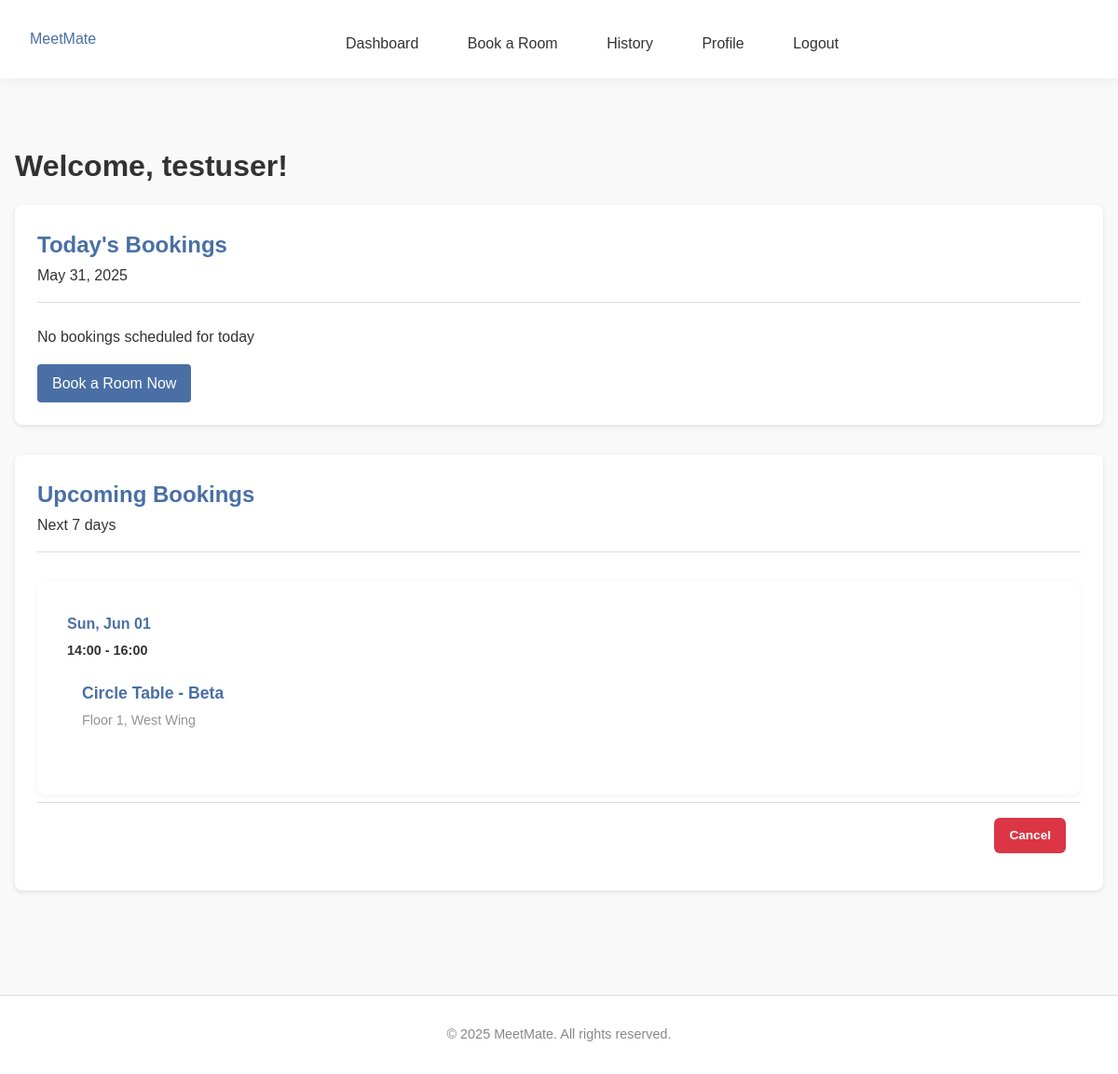
Before: /dashboard (signed in) with the older database file.
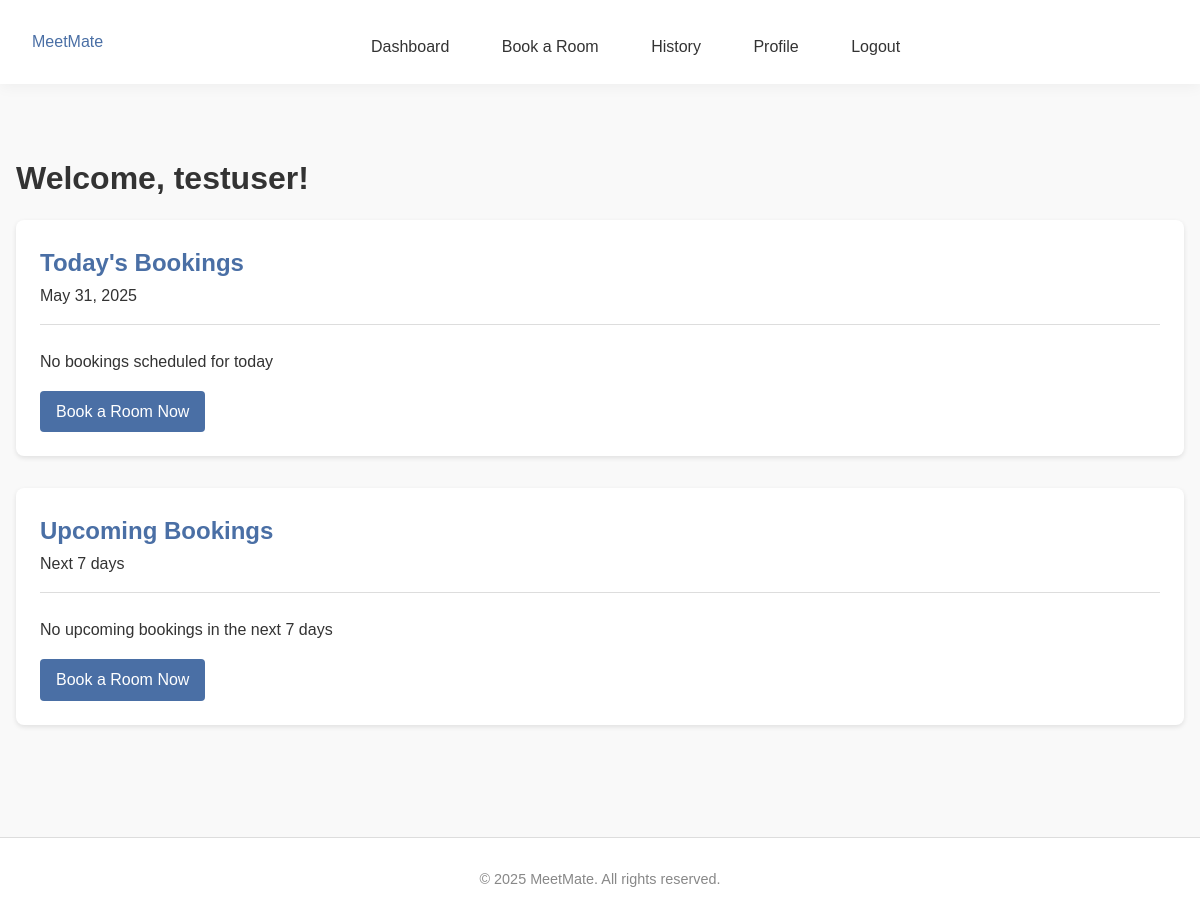
After: the same page with the newer database file.
### tables this page shows
CREATE TABLE bookings (
                id INTEGER PRIMARY KEY AUTOINCREMENT,
                user_id INTEGER NOT NULL,
                room_id INTEGER NOT NULL,
                date TEXT NOT NULL,
                time_start TEXT NOT NULL,
                time_end TEXT NOT NULL,
                booking_admin_id INTEGER,
                notes TEXT,
                FOREIGN KEY (user_id) REFERENCES users (id),
                FOREIGN KEY (room_id) REFERENCES rooms (id),
                FOREIGN KEY (booking_admin_id) REFERENCES users (id)
            );

CREATE TABLE rooms (
                id INTEGER PRIMARY KEY AUTOINCREMENT,
                name TEXT NOT NULL,
                location TEXT NOT NULL,
                capacity INTEGER NOT NULL,
                room_type TEXT DEFAULT 'conference'
            );

### app.py (the view)
@app.route('/dashboard')
@login_required
def dashboard():
    connection = get_database_connection()
    cursor = connection.cursor()
    user_id = session['user_id']
    now = datetime.now()
    current_date = now.date()
    current_time = now.time()
    today_bookings = []
    upcoming_bookings = []
    today_date = ''
    user_today_bookings = []
    user_upcoming_bookings = []
    if session.get('role') == 'admin':
        from datetime import date, timedelta
        today = date.today()
        today_str = today.strftime('%Y-%m-%d')
        today_date = today.strftime('%B %d, %Y')
        tomorrow = today + timedelta(days=1)
        next_week = today + timedelta(days=7)
        tomorrow_str = tomorrow.strftime('%Y-%m-%d')
        next_week_str = next_week.strftime('%Y-%m-%d')
        cursor.execute('''
            SELECT
                b.id,
                b.date,
                b.time_start,
                b.time_end,
                b.notes,
                u.username,
                r.name as room_name,
                admin.username as admin_name
            FROM bookings b
            JOIN users u ON b.user_id = u.id
            JOIN rooms r ON b.room_id = r.id
            LEFT JOIN users admin ON b.booking_admin_id = admin.id
            WHERE b.date = ?
            ORDER BY b.time_start
        ''', (today_str,))
        for row in cursor.fetchall():
            booking = dict(row)
            if booking['admin_name']:
                booking['booked_by'] = f"Admin: {booking['admin_name']}"
            else:
                booking['booked_by'] = "Self"
            booking_date = date.fromisoformat(booking['date'])
            booking_start_time = time.fromisoformat(booking['time_start'] + ':00' if len(booking['time_start']) == 5 else booking['time_start'])
            if booking_date == current_date:
                booking['can_cancel'] = current_time < booking_start_time
                booking['status'] = 'Complete' if current_time >= booking_start_time else None
            else:
                booking['can_cancel'] = True
                booking['status'] = None
            today_bookings.append(booking)
        cursor.execute('''
            SELECT
                b.id,
                b.date,
                b.time_start,
                b.time_end,
                b.notes,
                u.username,
                r.name as room_name,
                admin.username as admin_name
            FROM bookings b
            JOIN users u ON b.user_id = u.id
            JOIN rooms r ON b.room_id = r.id
            LEFT JOIN users admin ON b.booking_admin_id = admin.id
            WHERE b.date >= ? AND b.date <= ?
            ORDER BY b.date, b.time_start
            LIMIT 10
        ''', (tomorrow_str, next_week_str))
        for row in cursor.fetchall():
            booking = dict(row)
            if booking['admin_name']:
                booking['booked_by'] = f"Admin: {booking['admin_name']}"
            else:
                booking['booked_by'] = "Self"
            booking_date = date.fromisoformat(booking['date'])
            booking['formatted_date'] = booking_date.strftime('%a, %b %d')
            booking['can_cancel'] = True
            booking['status'] = None
            upcoming_bookings.append(booking)
    else:
        from datetime import date, timedelta
        today = date.today()
        today_str = today.strftime('%Y-%m-%d')
        today_date = today.strftime('%B %d, %Y')
        tomorrow = today + timedelta(days=1)
        next_week = today + timedelta(days=7)
        tomorrow_str = tomorrow.strftime('%Y-%m-%d')
        next_week_str = next_week.strftime('%Y-%m-%d')
        cursor.execute('''
            SELECT
                b.id,
                b.date,
                b.time_start,
                b.time_end,
                b.notes,
                r.name as room_name,
                r.location as room_location
            FROM bookings b
            JOIN rooms r ON b.room_id = r.id
            WHERE b.user_id = ? AND b.date = ?
            ORDER BY b.time_start
        ''', (user_id, today_str))
        for row in cursor.fetchall():
            booking = dict(row)
            booking_date = date.fromisoformat(booking['date'])
            booking_start_time = time.fromisoformat(booking['time_start'] + ':00' if len(booking['time_start']) == 5 else booking['time_start'])
            if booking_date == current_date:
                booking['can_cancel'] = current_time < booking_start_time
                booking['status'] = 'Complete' if current_time >= booking_start_time else None
            else:
                booking['can_cancel'] = True
                booking['status'] = None
            user_today_bookings.append(booking)
        cursor.execute('''
            SELECT
                b.id,
                b.date,
                b.time_start,
                b.time_end,
                b.notes,
                r.name as room_name,
                r.location as room_location
            FROM bookings b
            JOIN rooms r ON b.room_id = r.id
            WHERE b.user_id = ? AND b.date >= ? AND b.date <= ?
            ORDER BY b.date, b.time_start
            LIMIT 10
        ''', (user_id, tomorrow_str, next_week_str))
        for row in cursor.fetchall():
            booking = dict(row)
            booking_date = date.fromisoformat(booking['date'])
            booking['formatted_date'] = booking_date.strftime('%a, %b %d')
            booking['can_cancel'] = True
            booking['status'] = None
            user_upcoming_bookings.append(booking)
    connection.close()
    return render_template('dashboard.html',
                         today_bookings=today_bookings,
                         today_date=today_date,
                         upcoming_bookings=upcoming_bookings,
                         user_today_bookings=user_today_bookings,
                         user_upcoming_bookings=user_upcoming_bookings)

### app.py (called while the page is built)
def get_database_path():
    app_directory = app.root_path
    instance_directory = os.path.join(app_directory, 'instance')
    os.makedirs(instance_directory, exist_ok=True)
    database_path = os.path.join(instance_directory, 'meetmate.db')
    return database_path

def get_database_connection():
    db_path = get_database_path()
    connection = sqlite3.connect(db_path)
    connection.row_factory = sqlite3.Row
    return connection

def get_user_by_id(user_id):
    connection = get_database_connection()
    cursor = connection.cursor()
    cursor.execute("SELECT * FROM users WHERE id = ?", (user_id,))
    user = cursor.fetchone()
    connection.close()
    if user:
        return dict(user)
    return None

### templates/dashboard.html (shortened to what the changed rows need)
{% extends "base.html" %}
{% block content %}
<div class="dashboard">
    <h1>Welcome, {{ session.username }}!</h1>
    {% if session.role == 'admin' %}
    <div class="dashboard-section">
        <div class="section-card">
            <div class="section-header">
                <h2>Today's Bookings</h2>
                <span class="date">{{ today_date }}</span>
            </div>
              {% if today_bookings %}
                <div class="bookings-list">
                    {% for booking in today_bookings %}
                        <div class="booking-item">
                            <div class="booking-info">
                                <div class="booking-time">
                                    {{ booking.time_start }} - {{ booking.time_end }}
                                </div>
                                <div class="booking-details">
                                    <strong>{{ booking.room_name }}</strong> - {{ booking.username }}
                                    {% if booking.notes %}
                                        <div class="booking-notes">{{ booking.notes }}</div>
                                    {% endif %}
                                </div>
                            </div>
                            <div class="booking-actions">
                                {% if booking.can_cancel %}
                                    <a href="{{ url_for('cancel_booking', booking_id=booking.id) }}"
                                       class="btn btn-danger btn-small"
                                       onclick="return confirm('Are you sure you want to cancel this booking?')">
                                        Cancel
                                    </a>
                                {% elif booking.status == 'Complete' %}
                                    <div class="booking-status">
                                        <span class="status-completed">Complete</span>
                                    </div>
                                {% endif %}
                            </div>
                        </div>
                    {% endfor %}
                </div>
            {% else %}
                <div class="no-bookings">
                    <p>No bookings scheduled for today</p>
                    <a href="{{ url_for('admin_book') }}" class="btn btn-primary">Book for Client</a>
                </div>
            {% endif %}
        </div>
    </div>
    <div class="dashboard-section">
        <div class="section-card">
            <div class="section-header">
                <h2>Upcoming Bookings</h2>
                <span class="subtitle">Next 7 days</span>
            </div>
              {% if upcoming_bookings %}
                <div class="bookings-list">
                    {% for booking in upcoming_bookings %}
                        <div class="booking-item">
                            <div class="booking-info">
                                <div class="booking-date">
                                    {{ booking.formatted_date }}
                                </div>
                                <div class="booking-time">
                                    {{ booking.time_start }} - {{ booking.time_end }}
                                </div>
                                <div class="booking-details">
                                    <strong>{{ booking.room_name }}</strong> - {{ booking.username }}
                                    {% if booking.notes %}
                                        <div class="booking-notes">{{ booking.notes }}</div>
                                    {% endif %}
                                </div>
                            </div>
                            <div class="booking-actions">
                                {% if booking.can_cancel %}
                                    <a href="{{ url_for('cancel_booking', booking_id=booking.id) }}"
                                       class="btn btn-danger btn-small"
                                       onclick="return confirm('Are you sure you want to cancel this booking?')">
                                        Cancel
                                    </a>
                                {% elif booking.status == 'Complete' %}
                                    <div class="booking-status">
                                        <span class="status-completed">Complete</span>
                                    </div>
                                {% endif %}
                            </div>
                        </div>
                    {% endfor %}
                </div>
            {% else %}
                <div class="no-bookings">
                    <p>No upcoming bookings in the next 7 days</p>
                    <a href="{{ url_for('admin_book') }}" class="btn btn-primary">Book for Client</a>
                </div>
            {% endif %}
        </div>
    </div>
    {% else %}
    <div class="dashboard-section">
        <div class="section-card">
            <div class="section-header">
                <h2>Today's Bookings</h2>
            </div>
        </div>
    </div>
    <div class="dashboard-section">
        <div class="section-card">
            <div class="section-header">
                <h2>Upcoming Bookings</h2>
            </div>
              {% if user_upcoming_bookings %}
                <div class="bookings-list">
                    {% for booking in user_upcoming_bookings %}
                        <div class="booking-item">
                            <div class="booking-info">
                                <div class="booking-date">
                                    {{ booking.formatted_date }}
                                </div>
                                <div class="booking-time">
                                    {{ booking.time_start }} - {{ booking.time_end }}
                                </div>
                                <div class="booking-details">
                                    <strong>{{ booking.room_name }}</strong>
                                    <div class="booking-location">
                                        {{ booking.room_location }}
                                    </div>
                                </div>
                            </div>
                            <div class="booking-actions">
                                {% if booking.can_cancel %}
                                    <a href="{{ url_for('cancel_booking', booking_id=booking.id) }}"
                                       class="btn btn-danger btn-small"
                                       onclick="return confirm('Are you sure you want to cancel this booking?')">
                                        Cancel
                                    </a>
                                {% elif booking.status == 'Complete' %}
                                    <div class="booking-status">
                                        <span class="status-completed">Complete</span>
                                    </div>
                                {% endif %}
                            </div>
                        </div>
                    {% endfor %}
                </div>
            {% else %}
                <div class="no-bookings">
                    <p>No upcoming bookings in the next 7 days</p>
                    <a href="{{ url_for('booking') }}" class="btn btn-primary">Book a Room Now</a>
                </div>
            {% endif %}
        </div>
    </div>
    {% endif %}
</div>
{% endblock %}

Changed rows visible on the page:
removed bookings: formatted_date "Sun, Jun 01", time_start "14:00", time_end "16:00", room_name "Circle Table - Beta", room_location "Floor 1, West Wing"
Other visible differences:
text now shown: "No upcoming bookings in the next 7 days Book a Room Now"
